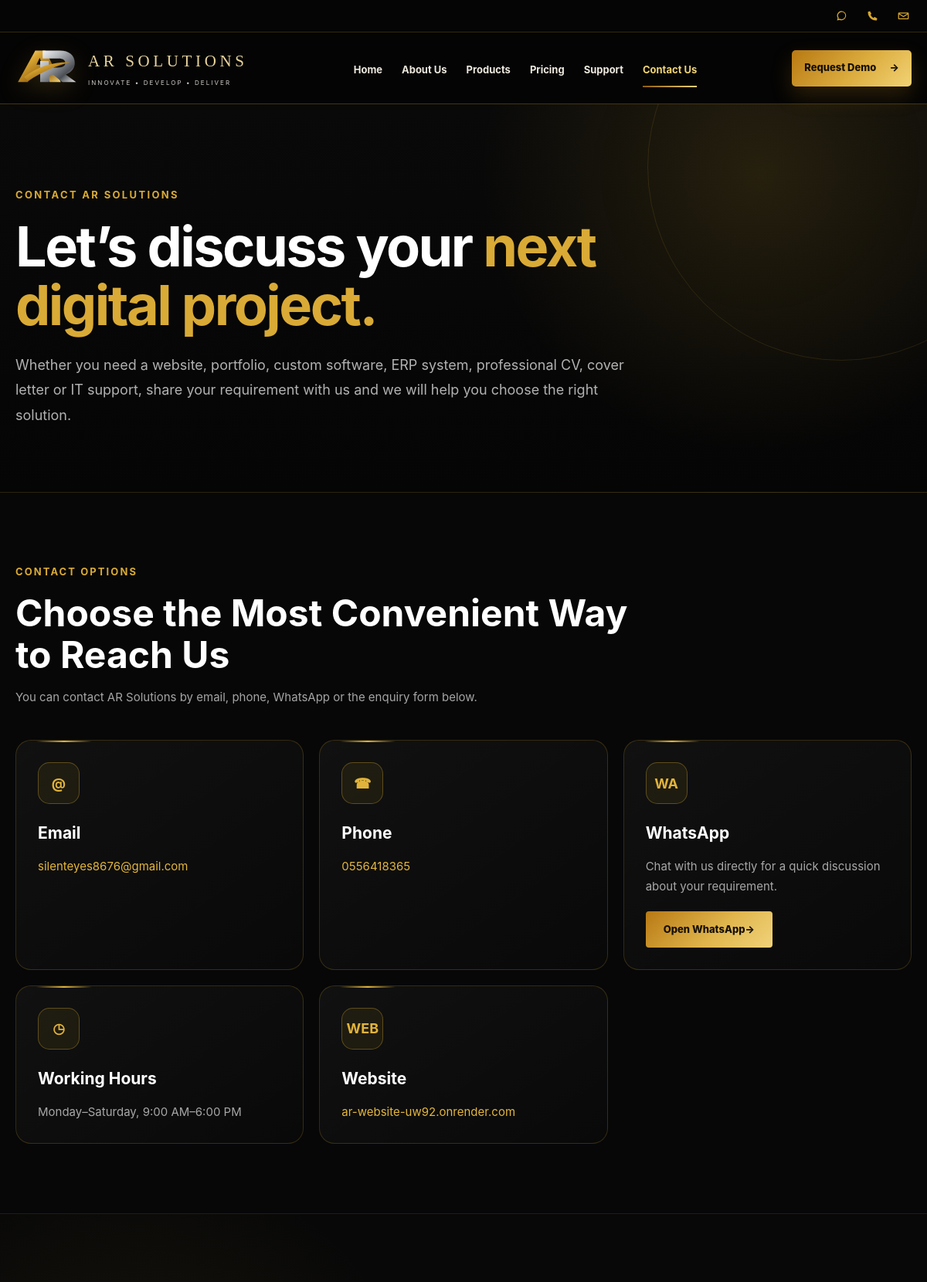
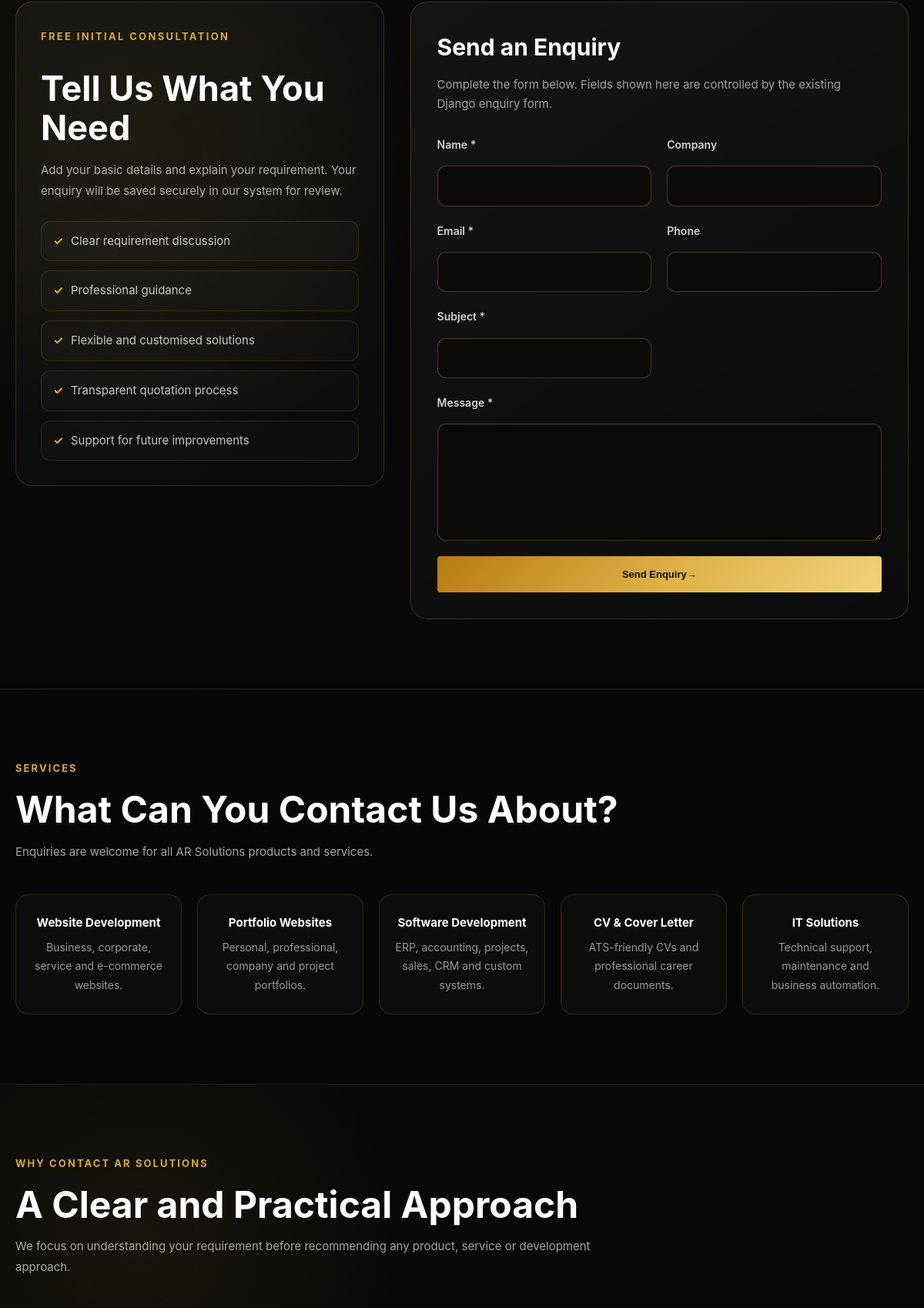
Page /contact/ (upper part) on the committed database (2 pictures, top to bottom).
### website/models.py (models this page shows, shortened)
class CompanySettings(models.Model):
    company_name = models.CharField(max_length=160, default="AR Solutions")
    tagline = models.CharField(
        max_length=240,
        default="Smart Solutions. Stronger Businesses.",
        blank=True,
    )
    email = models.EmailField(default="sales@arsolutions.com", blank=True)
    phone = models.CharField(max_length=40, blank=True)
    whatsapp = models.CharField(
        max_length=40,
        blank=True,
        help_text="Enter country code and number only, for example 971500000000.",
    )
    website = models.URLField(blank=True)
    address = models.TextField(blank=True)
    google_maps_url = models.URLField(blank=True)
    working_hours = models.CharField(
        max_length=180,
        default="Monday–Saturday, 9:00 AM–6:00 PM",
        blank=True,
    )
    facebook_url = models.URLField(blank=True)
    instagram_url = models.URLField(blank=True)
    linkedin_url = models.URLField(blank=True)
    youtube_url = models.URLField(blank=True)
    copyright_text = models.CharField(
        max_length=240,
        default="AR Solutions. All rights reserved.",
        blank=True,
    )
    class Meta:
        verbose_name = "Company Settings"
        verbose_name_plural = "Company Settings"
    @classmethod
    def load(cls):
        obj, _ = cls.objects.get_or_create(pk=1)
        return obj
    @property
    def whatsapp_url(self):
        number = "".join(ch for ch in (self.whatsapp or "") if ch.isdigit())
        return f"https://wa.me/{number}" if number else ""

### website/views.py (the view, shortened to what this page needs)
# urls.py: path("contact/", views.contact, name="contact"),
def contact(request):
    form = ContactEnquiryForm(request.POST or None)
    return render(request, "website/contact.html", {"form": form})

### website/forms.py
class ContactEnquiryForm(StyledModelForm):
    class Meta:
        model = ContactEnquiry
        fields = ["name", "company", "email", "phone", "subject", "message"]
        widgets = {"message": forms.Textarea(attrs={"rows": 5})}

### website/context_processors.py (called while the page is built)
def company_settings(request):
    return {
        "company_settings": CompanySettings.load(),
    }

### website/templates/website/contact.html (shortened to what this page needs)
{% extends 'website/base.html' %}
{% block content %}
<main class="ar-contact-page">
  <section class="ar-contact-hero">
    <div class="ar-container">
      <div class="ar-contact-hero-content">
        <span class="ar-contact-eyebrow">
          Contact AR Solutions
        </span>
        <h1>
          Let’s discuss your
          <span>next digital project.</span>
        </h1>
        <p>
          Whether you need a website, portfolio, custom software, ERP system,
          professional CV, cover letter or IT support, share your requirement
          with us and we will help you choose the right solution.
        </p>
      </div>
    </div>
  </section>
  <section class="ar-contact-section">
    <div class="ar-container">
      <div class="ar-contact-heading">
        <span>Contact Options</span>
        <h2>
          Choose the Most Convenient Way to Reach Us
        </h2>
        <p>
          You can contact AR Solutions by email, phone, WhatsApp or the enquiry
          form below.
        </p>
      </div>
      <div class="ar-contact-info-grid">
        <article class="ar-contact-card">
          <div class="ar-contact-icon">@</div>
          <h3>Email</h3>
          {% if company_settings.email %}
            <p>
              <a href="mailto:{{ company_settings.email }}">
                {{ company_settings.email }}
              </a>
            </p>
          {% else %}
            <p>Email details will be updated soon.</p>
          {% endif %}
        </article>
        <article class="ar-contact-card">
          <div class="ar-contact-icon">☎</div>
          <h3>Phone</h3>
          {% if company_settings.phone %}
            <p>
              <a href="tel:{{ company_settings.phone }}">
                {{ company_settings.phone }}
              </a>
            </p>
          {% else %}
            <p>Phone details will be updated soon.</p>
          {% endif %}
        </article>
        <article class="ar-contact-card">
          <div class="ar-contact-icon">WA</div>
          <h3>WhatsApp</h3>
          {% if company_settings.whatsapp_url %}
            <p>
              Chat with us directly for a quick discussion about your
              requirement.
            </p>
            <div class="ar-contact-button-wrap">
              <a
                class="ar-primary-button"
                href="{{ company_settings.whatsapp_url }}"
                target="_blank"
                rel="noopener"
              >
                Open WhatsApp <span>→</span>
              </a>
            </div>
          {% else %}
            <p>WhatsApp details will be updated soon.</p>
          {% endif %}
        </article>
        {% if company_settings.working_hours %}
        <article class="ar-contact-card">
          <div class="ar-contact-icon">◷</div>
          <h3>Working Hours</h3>
          <p>
            {{ company_settings.working_hours|linebreaksbr }}
          </p>
        </article>
        {% endif %}
        <article class="ar-contact-card">
          <div class="ar-contact-icon">WEB</div>
          <h3>Website</h3>
          <p>
            <a href="https://ar-website-uw92.onrender.com/">
              ar-website-uw92.onrender.com
            </a>
          </p>
        </article>
      </div>
    </div>
  </section>
  <section class="ar-contact-section alt">
    <div class="ar-container ar-contact-form-layout">
      <aside class="ar-contact-form-intro">
        <span class="ar-contact-eyebrow">
          Free Initial Consultation
        </span>
        <h2>
          Tell Us What You Need
        </h2>
        <p>
          Add your basic details and explain your requirement. Your enquiry
          will be saved securely in our system for review.
        </p>
        <div class="ar-contact-benefits">
          <span>Clear requirement discussion</span>
          <span>Professional guidance</span>
          <span>Flexible and customised solutions</span>
          <span>Transparent quotation process</span>
          <span>Support for future improvements</span>
        </div>
      </aside>
      <article class="ar-form-card">
        <h2>Send an Enquiry</h2>
        <p>
          Complete the form below. Fields shown here are controlled by the
          existing Django enquiry form.
        </p>
        <form method="post" novalidate>
          <div class="ar-contact-form-grid">
            {% for field in form %}
            <div class="ar-contact-field {% if field.name == 'message' %}full{% endif %}">
              <label for="{{ field.id_for_label }}">
                {{ field.label }}
                {% if field.field.required %}*{% endif %}
              </label>
              {{ field }}
            </div>
            {% endfor %}
            <div class="ar-contact-field full">
              <button
                class="ar-primary-button ar-submit-button"
                type="submit"
              >
                Send Enquiry <span>→</span>
              </button>
            </div>
          </div>
        </form>
      </article>
    </div>
  </section>
  <section class="ar-contact-section">
    <div class="ar-container">
      <div class="ar-contact-heading">
        <span>Services</span>
        <h2>
          What Can You Contact Us About?
        </h2>
        <p>
          Enquiries are welcome for all AR Solutions products and services.
        </p>
      </div>
      <div class="ar-services-interest-grid">
        <article class="ar-service-interest">
          <strong>Website Development</strong>
          <span>Business, corporate, service and e-commerce websites.</span>
        </article>
        <article class="ar-service-interest">
          <strong>Portfolio Websites</strong>
          <span>Personal, professional, company and project portfolios.</span>
        </article>
        <article class="ar-service-interest">
          <strong>Software Development</strong>
          <span>ERP, accounting, projects, sales, CRM and custom systems.</span>
        </article>
        <article class="ar-service-interest">
          <strong>CV & Cover Letter</strong>
          <span>ATS-friendly CVs and professional career documents.</span>
        </article>
        <article class="ar-service-interest">
          <strong>IT Solutions</strong>
          <span>Technical support, maintenance and business automation.</span>
        </article>
      </div>
    </div>
  </section>
  <section class="ar-contact-section alt">
    <div class="ar-container">
      <div class="ar-contact-heading">
        <span>Why Contact AR Solutions</span>
        <h2>
          A Clear and Practical Approach
        </h2>
        <p>
          We focus on understanding your requirement before recommending any
          product, service or development approach.
        </p>
      </div>
    </div>
  </section>
</main>
{% endblock %}

### website/templates/website/base.html (shortened to what this page needs)
{% load static %}
<!doctype html>
<html lang="en">
<head>
  <link rel="stylesheet" href="{% static 'website/css/style.css' %}">
  <link rel="stylesheet" href="{% static 'website/css/ar_gold_exact.css' %}">
</head>
<body class="ar-gold-site">
  <div class="ar-topbar">
    <div class="ar-container ar-topbar-icons-only">
      <div class="ar-top-icons">
        {% if company_settings.whatsapp_url %}
        <a
          href="{{ company_settings.whatsapp_url }}"
          target="_blank"
          rel="noopener"
          class="top-icon"
          aria-label="WhatsApp"
          title="WhatsApp"
        >
          <svg viewBox="0 0 24 24" aria-hidden="true">
            <path d="M12 2a9.5 9.5 0 0 0-8.2 14.3L2.5 21.5l5.3-1.3A9.5 9.5 0 1 0 12 2Zm0 2a7.5 7.5 0 0 1 0 15 7.4 7.4 0 0 1-3.7-1l-.4-.2-2.5.6.6-2.4-.2-.4A7.5 7.5 0 0 1 12 4Z"/>
          </svg>
        </a>
        {% endif %}
        {% if company_settings.phone %}
        <a
          href="tel:{{ company_settings.phone }}"
          class="top-icon"
          aria-label="Phone"
          title="{{ company_settings.phone }}"
        >
          <svg viewBox="0 0 24 24" aria-hidden="true">
            <path d="M7.1 3.2 9.4 7c.3.5.2 1.1-.2 1.5L7.8 9.9a14.8 14.8 0 0 0 6.3 6.3l1.4-1.4c.4-.4 1-.5 1.5-.2l3.8 2.3c.5.3.7.8.6 1.4l-.5 2.3c-.1.6-.7 1-1.3 1C10 21.6 2.4 14 2.4 4.4c0-.6.4-1.2 1-1.3l2.3-.5c.6-.1 1.1.1 1.4.6Z"/>
          </svg>
        </a>
        {% endif %}
        {% if company_settings.email %}
        <a
          href="mailto:{{ company_settings.email }}"
          class="top-icon"
          aria-label="Email"
          title="{{ company_settings.email }}"
        >
          <svg viewBox="0 0 24 24" aria-hidden="true">
            <path d="M3 5h18c1.1 0 2 .9 2 2v10c0 1.1-.9 2-2 2H3c-1.1 0-2-.9-2-2V7c0-1.1.9-2 2-2Zm9 7.2L20.3 7H3.7L12 12.2ZM3 17h18V9.2l-8.5 5.3a1 1 0 0 1-1 0L3 9.2V17Z"/>
          </svg>
        </a>
        {% endif %}
      </div>
    </div>
  </div>
  <header class="ar-header">
    <div class="ar-container ar-navbar">
      <a class="ar-brand" href="{% url 'home' %}">
        <span class="ar-brand-text">
          <strong>{{ company_settings.company_name|upper }}</strong>
          <small>INNOVATE • DEVELOP • DELIVER</small>
        </span>
      </a>
      <nav class="ar-nav-links">
        <a
          href="{% url 'home' %}"
          class="{% if request.resolver_match.url_name == 'home' %}active{% endif %}"
        >
          Home
        </a>
        <a
          href="{% url 'about' %}"
          class="{% if request.resolver_match.url_name == 'about' %}active{% endif %}"
        >
          About Us
        </a>
        <a
          href="{% url 'products' %}"
          class="{% if request.resolver_match.url_name == 'products' or request.resolver_match.url_name == 'engineering_erp' %}active{% endif %}"
        >
          Products
        </a>
        <a
          href="{% url 'pricing' %}"
          class="{% if request.resolver_match.url_name == 'pricing' %}active{% endif %}"
        >
          Pricing
        </a>
        <a
          href="{% url 'support' %}"
          class="{% if request.resolver_match.url_name == 'support' %}active{% endif %}"
        >
          Support
        </a>
        <a
          href="{% url 'contact' %}"
          class="{% if request.resolver_match.url_name == 'contact' %}active{% endif %}"
        >
          Contact Us
        </a>
      </nav>
      <a class="ar-demo-button" href="{% url 'demo' %}">
        Request Demo <span>→</span>
      </a>
    </div>
  </header>
  {% block content %}{% endblock %}
</body>
</html>

### website/static/website/css/style.css (style rules this page uses)
:root { --bg:#02070c; --bg-deep:#01050a; --panel:#06111b; --panel-2:#081520; --line:#13283a; --line-2:#1b354b; --text:#f8fbff; --muted:#aebdca; --blue:#168fff; --cyan:#18b8ff; --green:#29d489; --max:1450px; }
* { box-sizing:border-box }
html { scroll-behavior:smooth }
body { margin:0; font-family:Inter,Segoe UI,Arial,sans-serif; background:var(--bg); color:var(--text); line-height:1.65; font-size:15px; }
a { text-decoration:none;color:inherit }
h1 { margin:18px 0 18px; max-width:670px; font-size:clamp(44px,4.9vw,66px); line-height:1.13; letter-spacing:-.04em; }
label { display:block;margin-bottom:7px;font-size:13px;font-weight:700 }
input,select,textarea { width:100%; padding:13px 14px; color:white; background:#07121d; border:1px solid #1b3851; border-radius:8px; outline:none; }
textarea { min-height:130px }

### rows in the picture
CompanySettings: company_name "AR SOLUTIONS", email "silenteyes8676@gmail.com", phone "0556418365", working_hours "Monday–Saturday, 9:00 AM–6:00 PM"

### other values in the picture
{{ field.label }} "Name" "Company" "Email" "Phone" "Subject" "Message"
